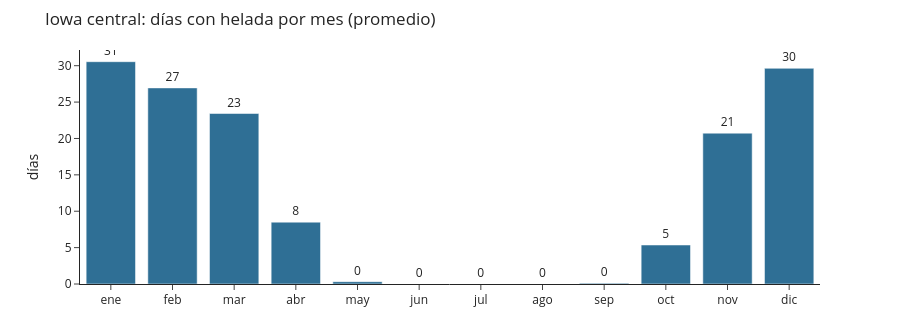
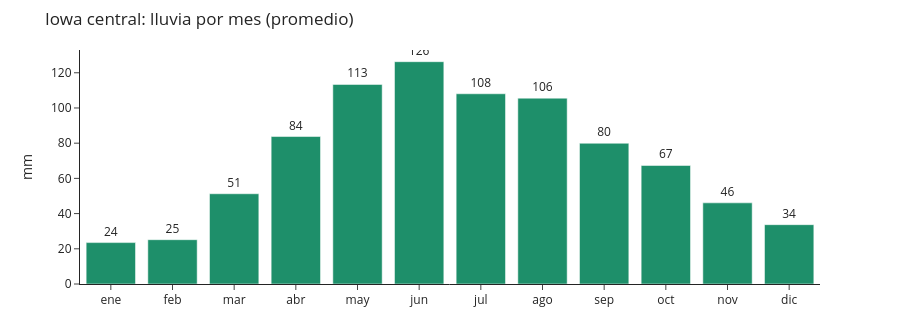

Notebook source saved alongside these figures, in order:
### Code cell
MESES = ['ene', 'feb', 'mar', 'abr', 'may', 'jun', 'jul', 'ago', 'sep', 'oct', 'nov', 'dic']
def barras(valores, titulo, color, unidad):
    fig = go.Figure(go.Bar(x=MESES, y=valores, marker_color=color, text=[f'{v:.0f}' for v in valores], textposition='outside'))
    fig.update_layout(title=titulo, yaxis_title=unidad, template='simple_white', height=320, margin=dict(t=50, b=30))
    return fig

barras(profile.frost_days_mean, 'Iowa central: días con helada por mes (promedio)', '#2F6F95', 'días').show()
barras(profile.rain_mean_mm, 'Iowa central: lluvia por mes (promedio)', '#1E8F6A', 'mm').show()

### Figure 1 — Plotly figure (JSON) as saved in the notebook; plotly's stock layout.template omitted (floating-point values rounded to 4 significant figures)
{"data": [{"marker": {"color": "#2F6F95"}, "text": ["31", "27", "23", "8", "0", "0", "0", "0", "0", "5", "21", "30"], "textposition": "outside", "type": "bar", "x": ["ene", "feb", "mar", "abr", "may", "jun", "jul", "ago", "sep", "oct", "nov", "dic"], "y": [30.55, 26.95, 23.43, 8.5, 0.32, 0.0, 0.0, 0.0, 0.11, 5.36, 20.73, 29.64]}], "layout": {"height": 320, "margin": {"b": 30, "t": 50}, "title": {"text": "Iowa central: días con helada por mes (promedio)"}, "yaxis": {"title": {"text": "días"}}}}

### Figure 2 — Plotly figure (JSON) as saved in the notebook; plotly's stock layout.template omitted (floating-point values rounded to 4 significant figures)
{"data": [{"marker": {"color": "#1E8F6A"}, "text": ["24", "25", "51", "84", "113", "126", "108", "106", "80", "67", "46", "34"], "textposition": "outside", "type": "bar", "x": ["ene", "feb", "mar", "abr", "may", "jun", "jul", "ago", "sep", "oct", "nov", "dic"], "y": [23.52, 25.17, 51.27, 83.78, 113.4, 126.3, 108.1, 105.6, 79.96, 67.33, 46.1, 33.71]}], "layout": {"height": 320, "margin": {"b": 30, "t": 50}, "title": {"text": "Iowa central: lluvia por mes (promedio)"}, "yaxis": {"title": {"text": "mm"}}}}
